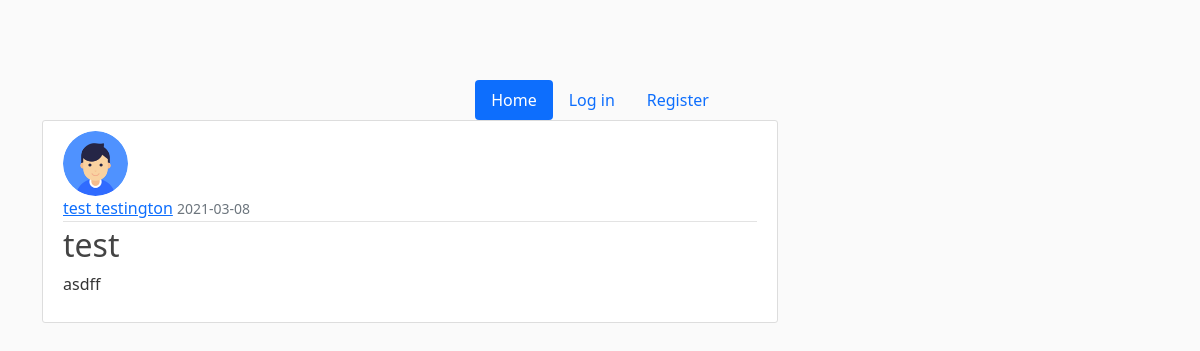
Screenshot of /post/2 with the database file from the repository.
### flaskblog/models.py (models this page shows, shortened)
class User(db.Model, UserMixin):
    id = db.Column(db.Integer, primary_key=True)
    username = db.Column(db.String(20), unique=True, nullable=False)
    email = db.Column(db.String(120), unique=True, nullable=False)
    image_file = db.Column(db.String(20), nullable=False, default='default.jpg')
    password = db.Column(db.String(60), nullable=False)
    posts = db.relationship('Post', backref='author', lazy=True)

class Post(db.Model):
    id = db.Column(db.Integer, primary_key=True)
    title = db.Column(db.String(100),nullable=False)
    date_posted = db.Column(db.DateTime, nullable=False,default = datetime.utcnow())
    content = db.Column(db.Text, nullable=False)
    user_id = db.Column(db.Integer, db.ForeignKey('user.id'), nullable=False)

### flaskblog/routes.py (the view)
@app.route("/post/<int:post_id>")
def post(post_id):
    post = Post.query.get_or_404(post_id)
    return render_template('post.html',title=post.title,post=post)

### flaskblog/templates/post.html (shortened to what this page needs)
{% extends 'base.html' %}
{% block content %}
    <article class="media content-section">
        <img class="rounded-circle article-img" src="{{url_for('static',filename='profile_pics/' + post.author.image_file)}}">
        <div class="media-body">
        <div class="article-metadata">
            <a class="mr-2" href="#">{{ post.author.username }}</a>
            <small class="text-muted">{{ post.date_posted.strftime('%Y-%m-%d') }}</small>
        </div>
        <h2 class="article-title">{{ post.title }}</h2>
        <p class="article-content">{{ post.content }}</p>
        </div>
    </article>
{% endblock content %}

### flaskblog/static/main.css (style rules this page uses)
body { background: #fafafa; color: #333333; margin-top: 5rem; }
h1, h2, h3, h4, h5, h6 { color: #444444; }
.content-section { background: #ffffff; padding: 10px 20px; border: 1px solid #dddddd; border-radius: 3px; margin-bottom: 20px; }
.article-title { color: #444444; }
.article-content { white-space: pre-line; }
.article-img { height: 65px; width: 65px; margin-right: 16px; }
.article-metadata { padding-bottom: 1px; margin-bottom: 4px; border-bottom: 1px solid #e3e3e3 }

### rows the page displays
User: image_file (picture), author.username "test testington"
Post: date_posted "2021-03-08", title "test", content "asdff"
